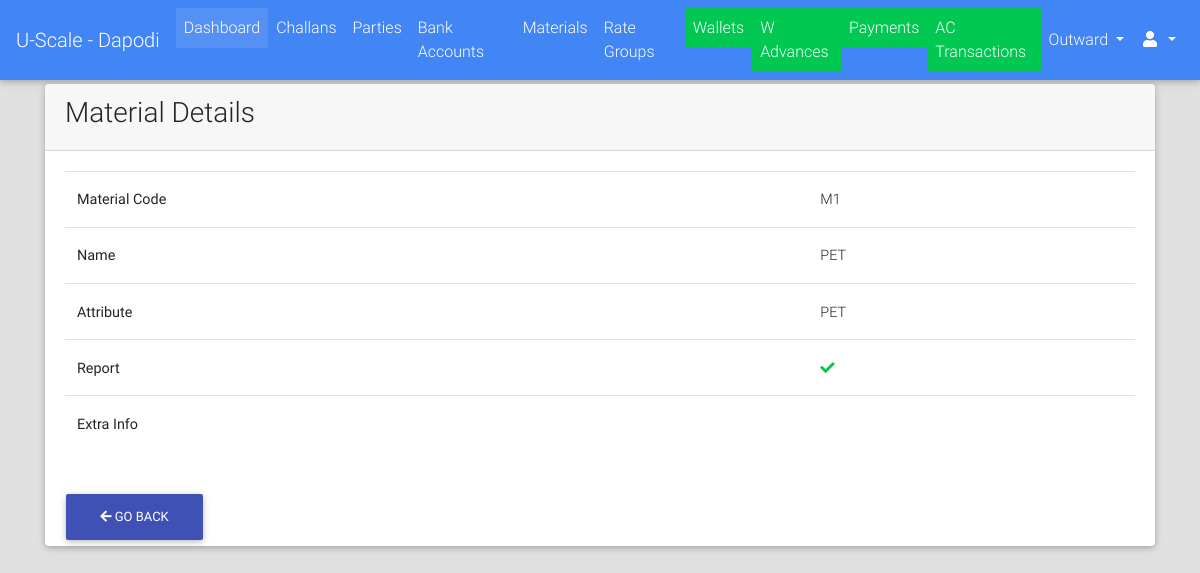
Page /materials/detail/M1/ (signed in) on the committed database.
### materials/models.py (models this page shows, shortened)
class Material(models.Model):
    name = models.CharField(max_length=64)
    attribute = models.CharField(max_length=6, blank=True)
    material_code = models.CharField(max_length=12)
    extra_info = models.TextField(blank=True)
    has_report = models.BooleanField(default=False)
    merge_material = models.ForeignKey("self", related_name="merge_materials", on_delete=models.SET_NULL, blank=True, null=True)
    up_rate = models.FloatField(default=1.0, validators=[MinValueValidator(limit_value=0.1)])
    default_rate = models.FloatField(default=1.0, validators=[MinValueValidator(limit_value=0.1)])
    down_rate = models.FloatField(default=1.0, validators=[MinValueValidator(limit_value=0.1)])
    is_active = models.BooleanField(default=True)

### materials/views.py (the view)
# urls.py: url(r"^detail/(?P<material_code>[0-9a-zA-Z-\w]+)/$", views.MaterialDetailView.as_view(), name="detail"),
class MaterialDetailView(LoginRequiredMixin, DetailView):
    model = Material
    template_name = "materials/detail.html"
    slug_field = "material_code"
    slug_url_kwarg = "material_code"
    def get_object(self, queryset=None):
        material = super().get_object()
        if material.is_active:
            return material
        return Http404("Material Is Not Active")

### portal/templatetags/constant_tags.py (called while the page is built)
@register.simple_tag
def get_branch_name():
    return settings.BRANCH_NAME

### portal/templates/materials/detail.html (shortened to what this page needs)
{% extends "portal/base.html" %}
{% load crispy_forms_tags %}
{% block content %}
    <div class="container">
        <div class="card">
            <div class="card-header">
                <h3>Material Details</h3>
            </div>
            <div class="card-body">
                <table class="table">
                    <tbody>
                        <tr>
                             <th>Material Code</th>
                             <td>{{ material.material_code }}</td>
                         </tr>
                        <tr>
                            <th>Name</th>
                            <td>{{ material.name }}</td>
                        </tr>
                        <tr>
                            <th>Attribute</th>
                            <td>{{ material.attribute }}</td>
                        </tr>
                        <tr>
                            <th>Report</th>
                            <td>
                                {% if material.has_report %}
                                    <i class="fa fa-check text-success"></i>
                                {% else %}
                                    <i class="fa fa-close text-danger"></i>
                                {% endif %}
                            </td>
                        </tr>
                        <tr>
                            <th>Extra Info</th>
                            <td>{{ material.extra_info }}</td>
                        </tr>
                    </tbody>
                 </table>
            </div>
            <div class="container">
                <button class="btn btn-indigo" onclick="goBack()"><i class="fa fa-arrow-left"></i> Go Back</button>
            </div>
        </div>
    </div>
{% endblock %}

### rows in the picture
Material: material_code "M1", name "PET", attribute "PET"
